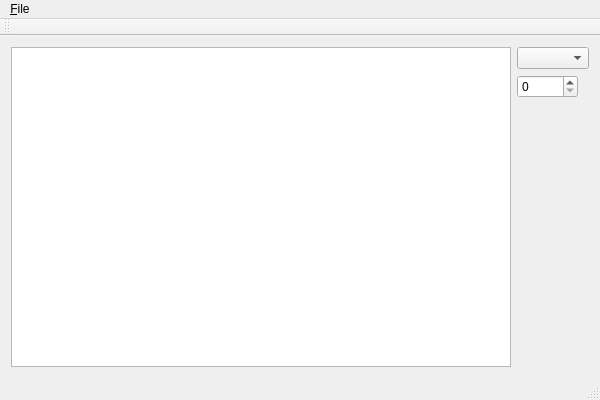
<?xml version="1.0" encoding="UTF-8"?>
<ui version="4.0">
 <class>MainWindow</class>
 <widget class="QMainWindow" name="MainWindow">
  <property name="geometry">
   <rect>
    <x>0</x>
    <y>0</y>
    <width>600</width>
    <height>400</height>
   </rect>
  </property>
  <property name="windowTitle">
   <string>MainWindow</string>
  </property>
  <widget class="QWidget" name="centralWidget">
   <layout class="QHBoxLayout" name="horizontalLayout_2">
    <item>
     <layout class="QHBoxLayout" name="horizontalLayout">
      <item>
       <widget class="QTextEdit" name="textEdit"/>
      </item>
     </layout>
    </item>
    <item>
     <layout class="QFormLayout" name="formLayout">
      <item row="0" column="0">
       <widget class="QComboBox" name="comboBox"/>
      </item>
      <item row="1" column="0">
       <widget class="QSpinBox" name="spinBox">
        <property name="maximum">
         <number>10000</number>
        </property>
       </widget>
      </item>
     </layout>
    </item>
   </layout>
  </widget>
  <widget class="QMenuBar" name="menuBar">
   <property name="geometry">
    <rect>
     <x>0</x>
     <y>0</y>
     <width>600</width>
     <height>25</height>
    </rect>
   </property>
   <widget class="QMenu" name="menu_File">
    <property name="title">
     <string>&amp;File</string>
    </property>
    <addaction name="action_Open"/>
    <addaction name="action_Exit"/>
   </widget>
   <addaction name="menu_File"/>
  </widget>
  <widget class="QToolBar" name="mainToolBar">
   <attribute name="toolBarArea">
    <enum>TopToolBarArea</enum>
   </attribute>
   <attribute name="toolBarBreak">
    <bool>true</bool>
   </attribute>
  </widget>
  <widget class="QStatusBar" name="statusBar"/>
  <action name="action_Open">
   <property name="text">
    <string>&amp;Open</string>
   </property>
   <property name="toolTip">
    <string>Open a File</string>
   </property>
   <property name="shortcut">
    <string>Ctrl+O</string>
   </property>
   <property name="iconVisibleInMenu">
    <bool>false</bool>
   </property>
  </action>
  <action name="action_Exit">
   <property name="text">
    <string>&amp;Exit</string>
   </property>
   <property name="toolTip">
    <string>Exit the Program</string>
   </property>
   <property name="shortcut">
    <string>Ctrl+Q</string>
   </property>
  </action>
 </widget>
 <layoutdefault spacing="6" margin="11"/>
 <resources/>
 <connections/>
</ui>
